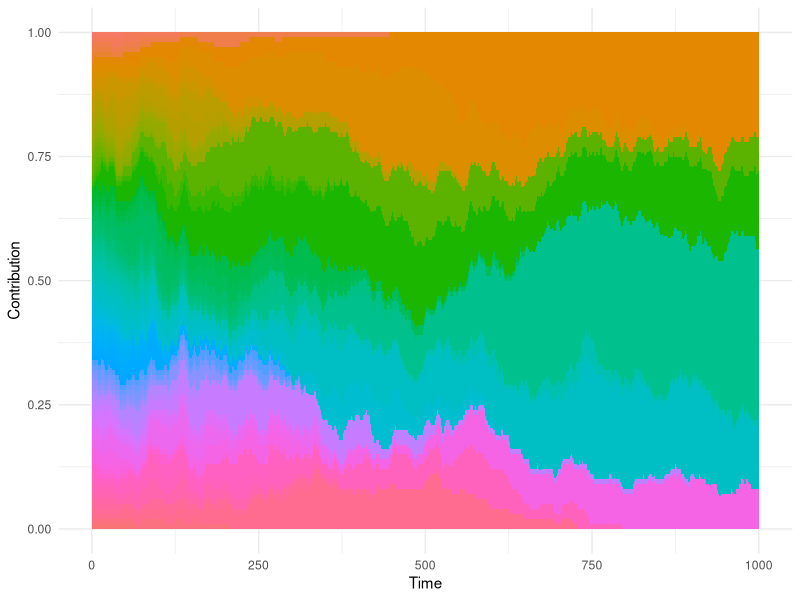

Write the R code that produced this figure.
## ---- chunk 1
#| message: false
library(tidyverse)
set.seed(1)
## ---- chunk 2
simulate_moran <- function(n, t_max, record_at) {
  current_state <- 1:n
  contribution <- tibble()
  i <- 0 # time counter
  j <- 1 # recording counter
  while(i <= t_max & length(unique(current_state)) > 1) {
    if(record_at[j] == i) {
      clone_sizes <- tabulate(current_state, nbins = n) / n
      contribution <- 
        bind_rows(
          contribution, 
          tibble(time = i, 
                 id = paste0('c', 1:n),
                 size = clone_sizes))
      j <- j + 1
    }
    ii_death <- sample.int(n, 1)
    ii_birth <- sample.int(n, 1)
    current_state[ii_death] <- current_state[ii_birth]
    i <- i + 1
  }
  return(list(clonal_conversion_time = i, 
              contribution = contribution))
}

log_sim_length <- 10
t_max <- 2^log_sim_length
record_at <- c(2^(0:log_sim_length))
record_at <- c(0:1000, 10000)

result <- simulate_moran(n = 100, t_max = t_max, record_at = record_at)

result$contribution |> 
  ggplot(aes(time, size, fill = id)) + 
  geom_area() + 
  theme_minimal() +
  theme(legend.position="none") +
  labs(x = 'Time', y = 'Contribution')

